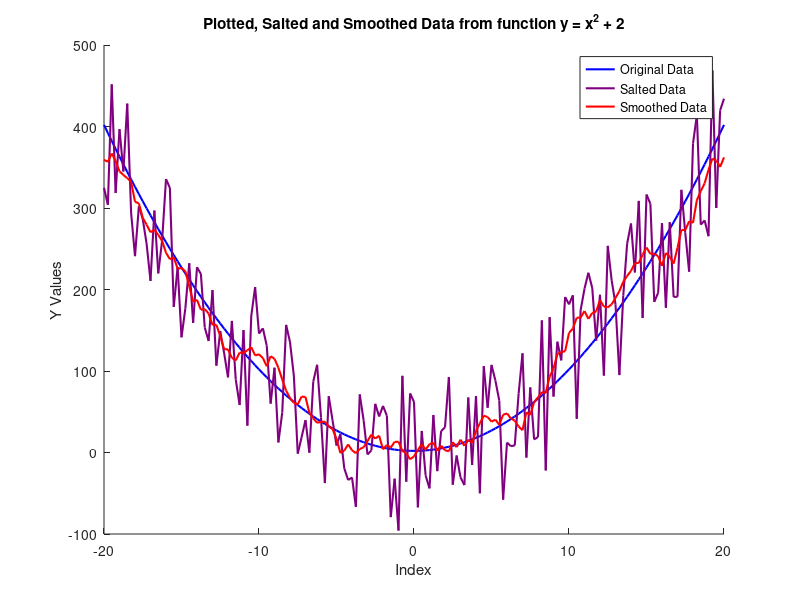

Here is the MATLAB script that generated this plot:
%Plotter function, just used a simple function.
x = -20:0.25:20;
y = x.^2 + 2;

clf; %clearing graph to use multiple times.
hold on; %holding so all three graphs can show at once.

%plotting the plotter with blue color, 2 thickness
plot(x, y, 'b-', 'DisplayName', 'Original Data', 'LineWidth', 1.5);


%loop to salt the data comparatively to the java file.
for i = 1:length(y)
  temp = y(i);
  temp = temp + (rand() * 200 - 100);
  y(i) = temp;
endfor;



%setting the window size and smoothing with a moving average.
winSize = 10;
smoother = movmean(y, winSize);

%plotting the salted and smoothed graphs.
%salted is purple with thickness 2.
%smoothed is red with thickness 2.
plot(x, y, 'Color', '#800080', 'LineWidth', 1.5, 'DisplayName', 'Salted Data');
plot(x, smoother, 'r-', 'LineWidth', 1.5, 'DisplayName', 'Smoothed Data');
legend;
title('Plotted, Salted and Smoothed Data from function y = x^2 + 2');
xlabel('Index');
ylabel('Y Values');
hold off; %stop the hold on graph display.

